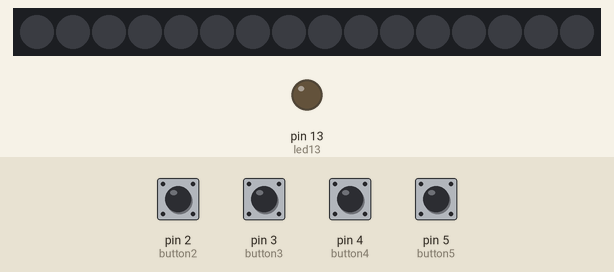
A sketch run on a simulated Arduino Uno, built with avr-gcc and run on an emulated ATmega328P. Shown: 16 RGB LEDs in strip order, left to right, output pins drawn as LEDs (lit = HIGH). Dashed ring = blinking. Inputs (shaded band) come from the test bench; at power-on: pin 2 (button2), pin 3 (button3), pin 4 (button4), pin 5 (button5) LOW. Dim RGB values are drawn brighter than linear.

Above: at 1.8 s.
1.9 s: pin 2 (button2) pulled HIGH for 0.65 s
At 2.48 s:
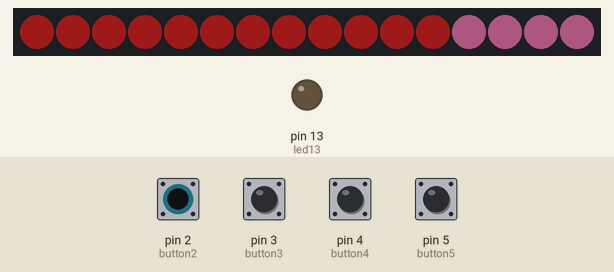
4.0 s: pin 3 (button3) pulled HIGH for 0.65 s
At 6.0 s:
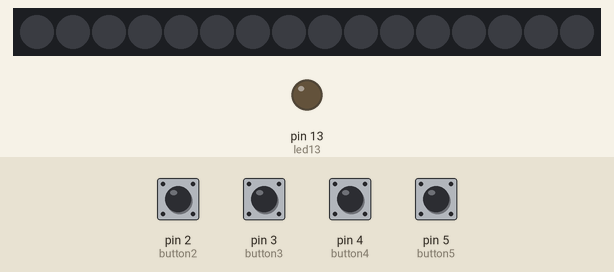
6.5 s: pin 2 (button2) pulled HIGH for 1 s
At 7.32 s:
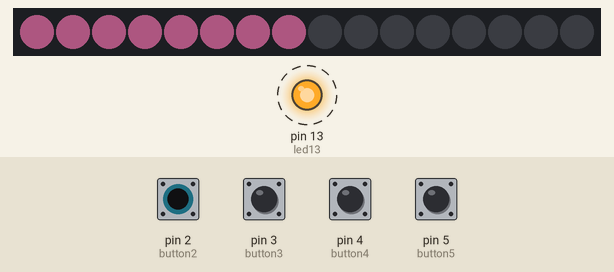
9.1 s: pin 2 (button2) driven HIGH and pin 3 (button3) driven HIGH
At 9.92 s:
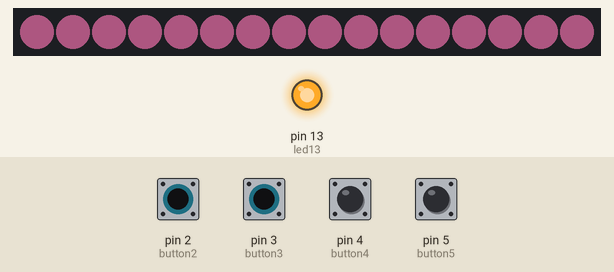
12.2 s: pin 2 (button2) driven LOW
At 12.56 s:
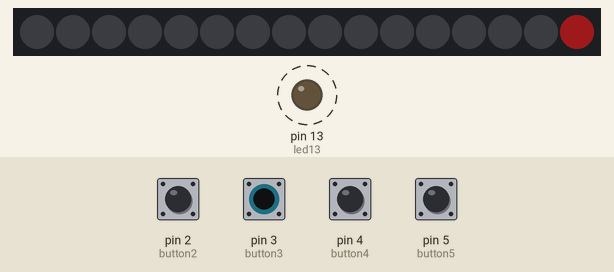
14.2 s: pin 3 (button3) driven LOW
At 15.8 s:
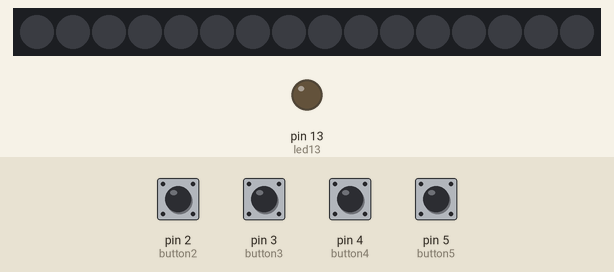
Timing chart, 0 to 16.8 s (numbered marks = the images above; inputs shaded):
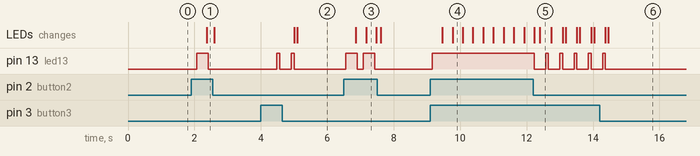

The sketch:

RGBW_4BUTTONS.ino
```cpp
// cw coleman  neo RGBW circular
#include <Adafruit_NeoPixel.h>
#ifdef __AVR__
  #include <avr/power.h>
#endif

#define PIN 6

#define NUM_LEDS 16

#define BRIGHTNESS 25

Adafruit_NeoPixel strip = Adafruit_NeoPixel(NUM_LEDS, PIN, NEO_GRBW + NEO_KHZ800);

// define input pins
const int button2 = 2;     // the number of the pushbutton pin
const int button3 = 3;     // the number of the pushbutton pin
const int button4 = 4;
const int button5 = 5;
const int led13 =  13;      // the number of the LED pin

//button state
int buttonState2 = 0;
int buttonState3 = 0;
int buttonState4 = 0;
int buttonState5 = 0;


void setup() {
  Serial.begin(9600);
  // This is for Trinket 5V 16MHz, you can remove these three lines if you are not using a Trinket
  #if defined (__AVR_ATtiny85__)
    if (F_CPU == 16000000) clock_prescale_set(clock_div_1);
  #endif
  // End of trinket special code
  strip.setBrightness(BRIGHTNESS);
  strip.begin();
  strip.show(); // Initialize all pixels to 'off'
  // initialize the LED pin as an output:
  pinMode(led13, OUTPUT);
  // initialize the pushbutton pin as an input:
  pinMode(button2, INPUT);
    pinMode(button3, INPUT);
}

//set up variables
int red,green,blue,white;
//set first led and total leds
int first = 10;
int leds = 16;
int count = 0;

//The event loop  *************************
void loop() {

// button code

 // read the state of the pushbutton value:
  buttonState2 = digitalRead(button2);
buttonState3 = digitalRead(button3);
buttonState4 = digitalRead(button4);
buttonState5 = digitalRead(button5);

  // check if the pushbutton is pressed.
  // if it is, the buttonState is HIGH:
  if (buttonState2 == HIGH) {
    digitalWrite(led13, HIGH);
    first = 0; leds = 16; red = 255, green = 0; blue = 127; white = 255;
    circular(first,leds,red,green,blue,white);
  } else {
    digitalWrite(led13, LOW);
    circular(0,15,0,0,0,0);
  }

  // check if the pushbutton is pressed.
  // if it is, the buttonState is HIGH:
  if (buttonState2 == HIGH) {
    digitalWrite(led13, HIGH);
    first = 0; leds = 16; red = 255, green = 0; blue = 0; white = 50;
    circular(first,leds,red,green,blue,white);
  } else {
    digitalWrite(led13, LOW);
    circular(0,16,0,0,0,0);
  }

if (buttonState3 == HIGH) {
    digitalWrite(led13, HIGH);
    first = 0; leds = 8; red = 0, green = 0; blue = 255; white = 50;
    circular(first,leds,red,green,blue,white);
  } else {
    digitalWrite(led13, LOW);
    circular(0,16,0,0,0,0);
  }


  //end button code


}

// end of the event loop *************************

//red function
void circular(int s, int lds, int  r,int g,int b,int w){
// s:start   lds:the number of leds  r:red  g:green  b:blue  w:white
int delayVal = 10;// change the delayVal to speed things up
int j,k;
k = s;
//Serial.println();//debug
for(j = s; j < lds ; j++){
   // Serial.println (s);//debug
          strip.setPixelColor(k, strip.Color(r,g,b,w ));
          delay(delayVal);
           strip.show();
            k++; // increase s by 1;
            if (k > (15)) { k = 0;}
 }
}
```

Measured:
- after the input at 1.9 s, pin 13 (led13): LOW → HIGH after 0.17 s, → LOW 0.35 s later; the LEDs: change after 0.48 s (image 1)
- after the input at 4.0 s, pin 13 (led13): alternates HIGH for 0.09 s and LOW for 0.34 s, 4 changes in all, then stays LOW, starting after 0.49 s; the LEDs: first change after 1.0 s (image 2 shows a later state)
- after the input at 6.5 s, pin 13 (led13): alternates HIGH for 0.35 s and LOW for 0.18 s, 4 changes in all, then stays LOW, starting after 0.05 s; the LEDs: first change after 0.36 s (image 3 shows a later state)
- after the input at 9.1 s, pin 13 (led13): LOW → HIGH after 0.06 s; the LEDs: first change after 0.36 s (image 4 shows a later state)
- after the input at 12.2 s, pin 13 (led13): alternates HIGH for 0.09 s and LOW for 0.34 s, starting at once; the LEDs: first differ from a run without the input after 0.20 s (image 5)
- after the input at 14.2 s, pin 13 (led13): goes on until 14.4 s, then stays LOW
